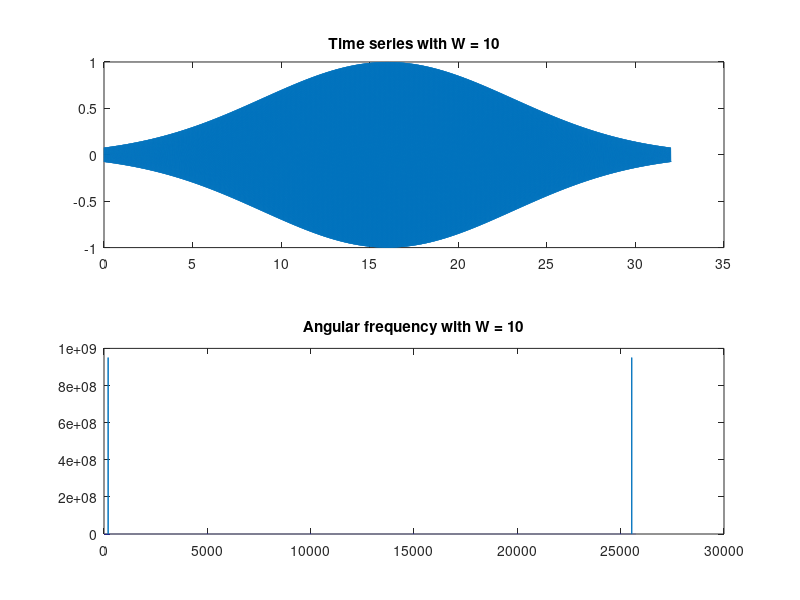
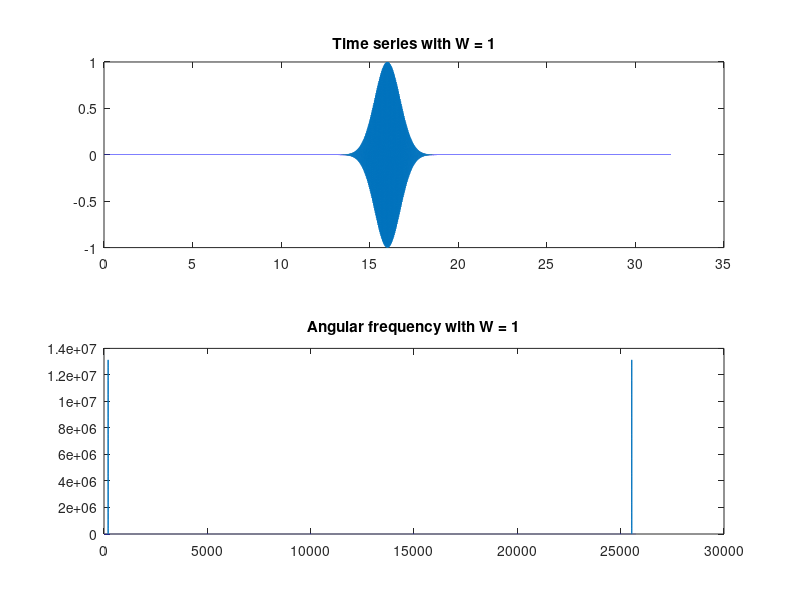
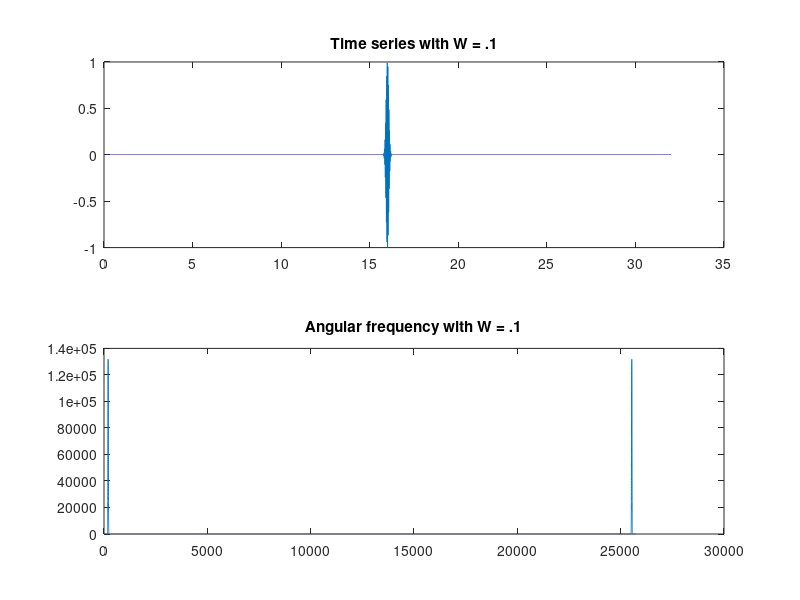

These charts were generated, in order, by the following MATLAB code:
clear; clc; close all;
w0 = 200 ;
W_array = [10 1 0.1] ;
N = 2^17;
tmax = 2 ^ 5;
t0 = tmax / 2;
tao = tmax / N;
time = 0: tao: tmax - tao ;

f = @(t, W) cos(w0 .* t) .* exp(-(t - t0).^2 ./W^2);

f1 = f(time, W_array(1));
f2 = f(time, W_array(2));
f3 = f(time, W_array(3));

g1 = fft(f1);
P1 = abs(g1) .^ 2;

g2 = fft(f2);
P2 = abs(g2) .^ 2;

g3 = fft(f3);
P3 = abs(g3) .^ 2;

dw = 2 * pi / (N * tao);
w = 0: dw : 2 * pi / tao - dw; % (angular frequency, radians/sec)


figure
subplot(2,1,1)
plot(time, f1);
title('Time series with W = 10')

subplot(2,1,2)
plot(w, P1)
title('Angular frequency with W = 10')



figure
subplot(2,1,1)
plot(time, f2);
title('Time series with W = 1')

subplot(2,1,2)
plot(w, P2)
title('Angular frequency with W = 1')



figure
subplot(2,1,1)
plot(time, f3);
title('Time series with W = .1')

subplot(2,1,2)
plot(w, P3)
title('Angular frequency with W = .1')


dt10 = 16.5;
dw10 = 0.35;
dtw10 = dt10 * dw10

dt1 = 1.75;
dw1 = 2.25;
dtw1 = dt1 * dw1

dtp1 = .125;
dwp1 = 23;
dtwp1 = dtp1 * dwp1
